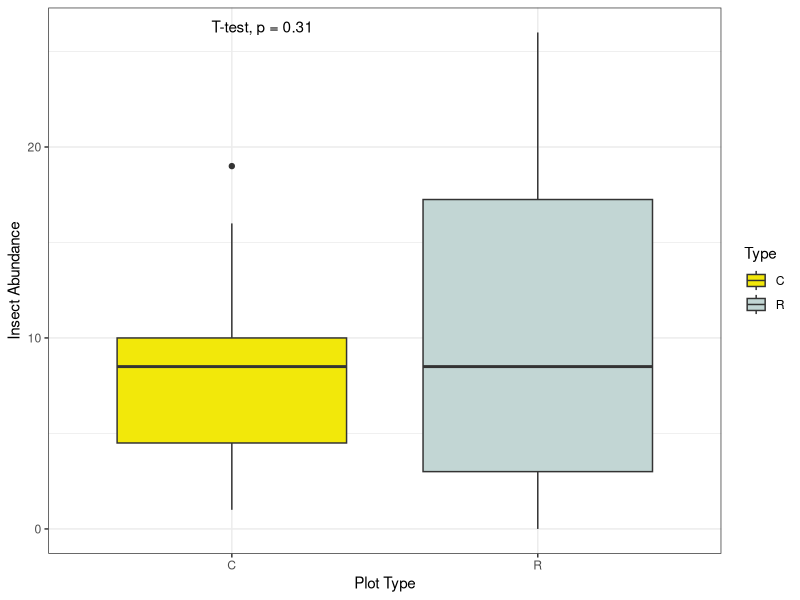
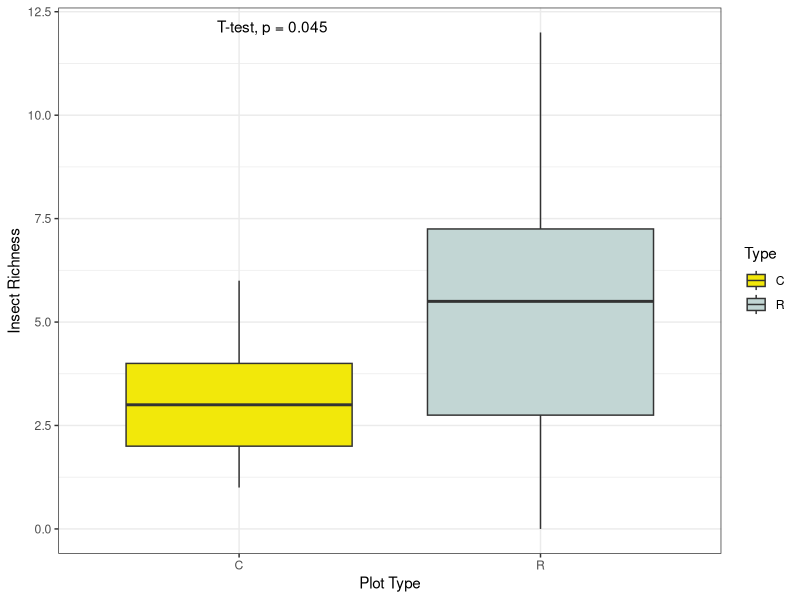
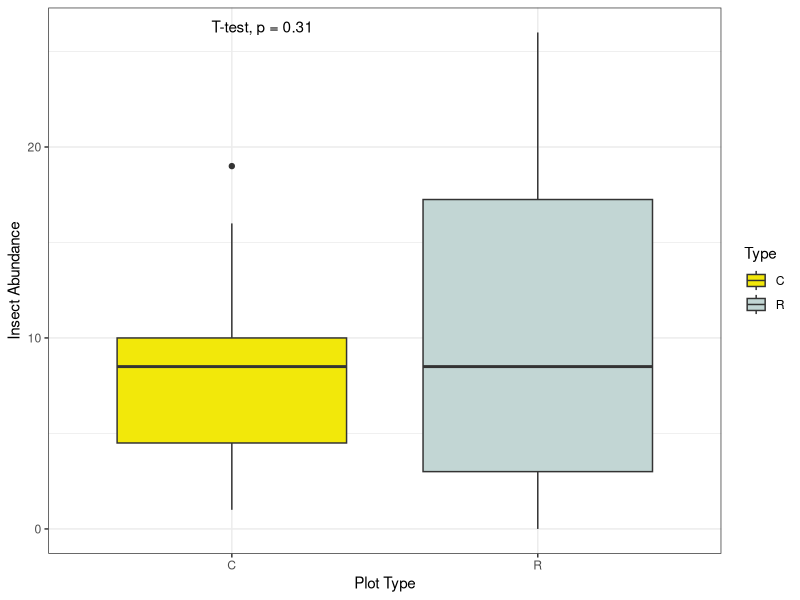
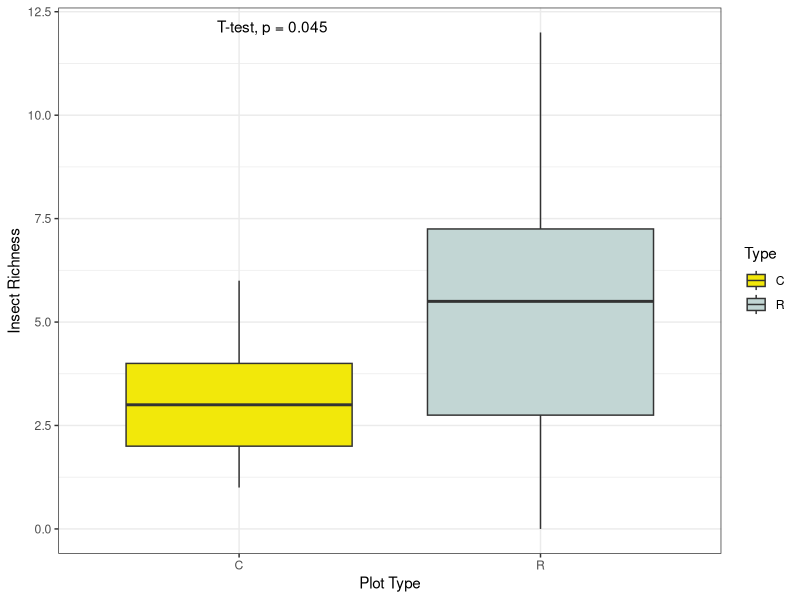

Source code (R) for these figures, in order:
## ---- chunk 1
#Tidyverse suite of packages, most of the code uses tidyverse syntax over base R.
library(tidyverse)

#Packages for figure making
library(ggplot2)
library(RColorBrewer)
library(scales)
library(ggpubr)
## ---- chunk 2
#downloading whole .csv as is
piru_invertALL <- read_csv("PiruRestorationUCD_CollectedInvertebrates1.csv")

#sorting to only include lines/Project# with count information. Then selecting only columns that we might need to make it easier to look at the data.
piru_invertCLEAN <- piru_invertALL %>% drop_na(c("individualCount")) %>% select("Project#", "Morphospecies#", "MorphospeciesName", order, superfamily, family, genus, scientificName, individualCount, lifeStage, eventID, samplingProtocol, locationID, year, month, day) %>% rename(morph="Morphospecies#")

#Summarizing the abundance and richness by event (plot-sampling type). eventSummary is an intermediate step just for curiousity, eventSummary2 is what will be used for the figures and analyses. I remove the R18 counts because the event info was lost and we don't know if those were from a pitfall trap or sweep net. Could also anyalses those together and not broken down by collection method...
eventSummary <- piru_invertCLEAN %>% group_by(eventID, morph, MorphospeciesName, samplingProtocol, locationID) %>% summarise(MorphCount=sum(individualCount))

#summarized by event, 3 per plot: 1 net and 2 pitfalls
eventSummary2 <-eventSummary %>% group_by(eventID) %>% mutate(InsectAbundance=sum(MorphCount), InsectRichness=n_distinct(MorphospeciesName)) %>% select(eventID, samplingProtocol, InsectAbundance, InsectRichness) %>% distinct(eventID, .keep_all=TRUE)

#summarized by plot number, so sweep net/beat net and pitfalls all combined
plotSummary <-eventSummary %>% group_by(locationID) %>% mutate(InsectAbundance=sum(MorphCount), InsectRichness=n_distinct(MorphospeciesName)) %>% select(locationID, InsectAbundance, InsectRichness) %>% distinct(locationID, .keep_all=TRUE)
## ---- chunk 3
#comparing everything collected in pitfalls and sweep nets across the control and restoration plot (reference not included due to diff in sampling methods and sample size). Code below is pulling just C and R. There were no collections from R3 and R22 but we sampled them so added in rows with zero abundance and richness
#***#Will need to remove R3 and R22 add row code if there are Diptera collected from 
plotSummary2 <- plotSummary %>% separate(locationID, into=paste0("type", 1:3), sep=1:3) %>% unite("Number", type2:type3, remove=TRUE, sep="") %>% rename(Type="type1") %>% unite("Plot", Type:Number, sep="", remove=FALSE) %>% filter(Type=="C" | Type=="R") %>% add_row(Plot= "R3", Type="R", Number = '3', InsectAbundance = 0, InsectRichness = 0) %>% add_row(Plot= "R22", Type="R", Number = '22', InsectAbundance = 0, InsectRichness = 0)

#running Shapiro-Wilk tests on the normality of the data to see if a parametric or non-parametric test needs to be used
d <- with(plotSummary2, 
        InsectAbundance[Type == "C"] - InsectAbundance[Type == "R"])
# Shapiro-Wilk normality test for the differences
shapiro.test(d)
# p = 0.4078, not sig

e <- with(plotSummary2, 
        InsectRichness[Type == "C"] - InsectRichness[Type == "R"])
# Shapiro-Wilk normality test for the differences
shapiro.test(e)
# p = 0.8936, not sig


plotSummary_abun = ggplot(plotSummary2, aes(x=Type, y=InsectAbundance, fill=Type)) + geom_boxplot() + stat_compare_means(method="t.test", paired=TRUE) + labs(y="Insect Abundance", x="Plot Type") + scale_fill_manual(values=c("#F2E80A","#C2D6D4")) + theme(text=element_text(size=24))+theme_bw()
plotSummary_abun
plotSummary_rich = ggplot(plotSummary2, aes(x=Type, y=InsectRichness, fill=Type)) + geom_boxplot() + stat_compare_means(method="t.test", paired=TRUE) + labs(y="Insect Richness", x="Plot Type") + scale_fill_manual(values=c("#F2E80A","#C2D6D4")) + theme(text=element_text(size=24))+theme_bw()
plotSummary_rich

#Download the figures 
ggsave(plot=plotSummary_abun, filename="figures/Plot_Abundance.png", height = 14, width=16, units="cm", dpi=150)
ggsave(plot=plotSummary_rich, filename="figures/Plot_Richness.png", height = 14, width=16, units="cm", dpi=150)

## ---- chunk 4
#create ant specific data and filter to just control and restoration
ants <- piru_invertCLEAN %>% filter(family=="Formicidae") %>% separate(locationID, into=paste0("type", 1:3), sep=1:3) %>% unite("Number", type2:type3, remove=TRUE, sep="") %>% rename(Type="type1") %>% filter(Type=="C" | Type=="R")

#summarize by plot type and methods 
ant_summary <- ants %>% group_by(Type, samplingProtocol, MorphospeciesName) %>% summarise(MorphCount=sum(individualCount))

write_csv(ant_summary, "AntSummary.csv", na="")
